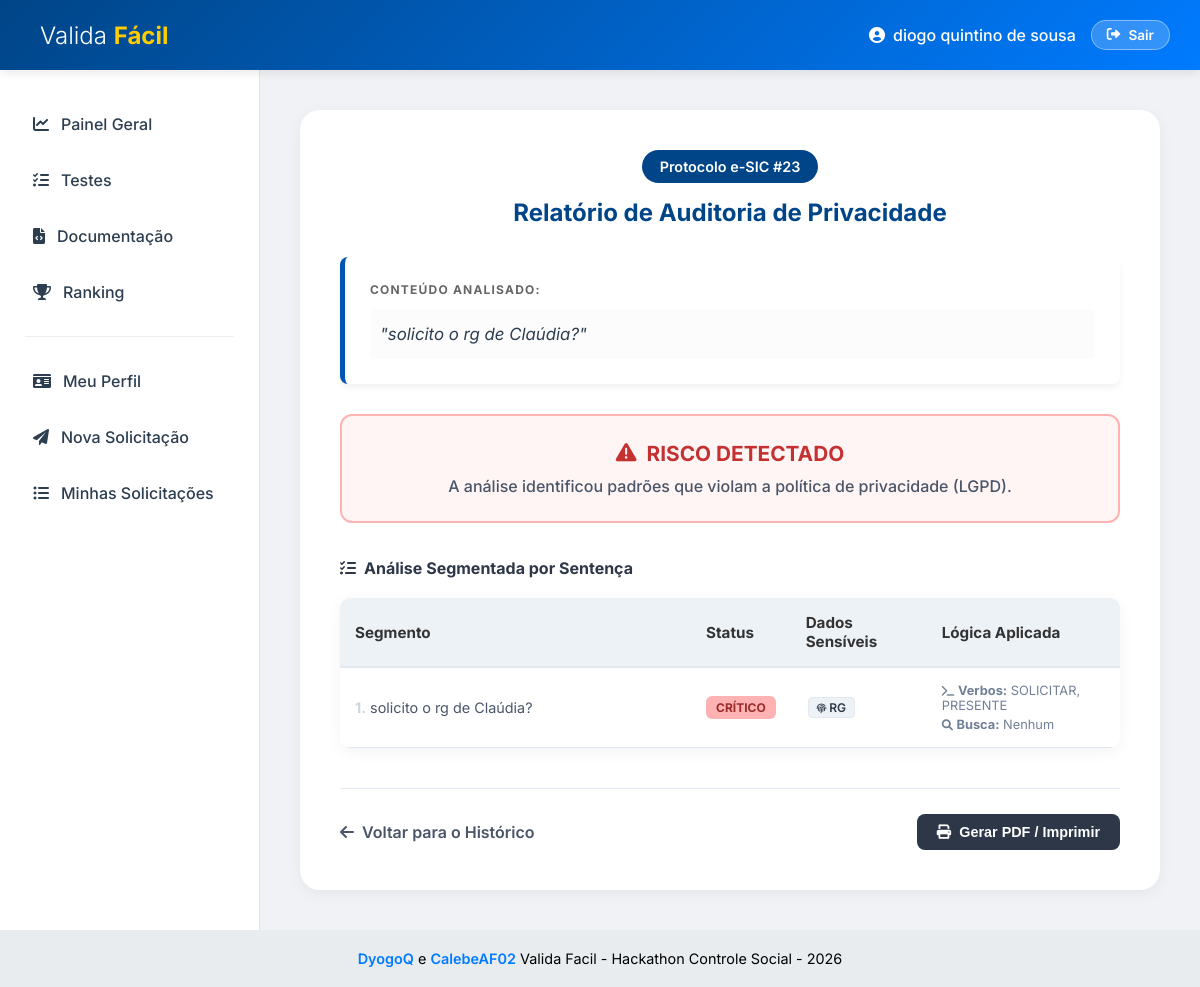
Screenshot of /detalhes_solicitacao/23 (signed in) with the database file from the repository.
### tables this page shows
CREATE TABLE solicitacoes
    (
        id
        INTEGER
        PRIMARY
        KEY
        AUTOINCREMENT,
        usuario_id
        INTEGER
        NOT
        NULL,
        texto
        TEXT
        NOT
        NULL,
        data_envio
        TIMESTAMP
        DEFAULT
        CURRENT_TIMESTAMP,
        FOREIGN
        KEY
                       (
        usuario_id
                       ) REFERENCES usuarios
                       (
                           id
                       ) );

### src/paginas/real/solicitacao.py (the view)
@solicitacao_bp.route("/detalhes_solicitacao/<int:solicitacao_id>")
@login_required
def detalhes_solicitacao(solicitacao_id):
    conn = sqlite3.connect(obter_caminho_banco())
    cursor = conn.cursor()
    cursor.execute("""
                   SELECT texto, data_envio
                   FROM solicitacoes
                   WHERE id = ?
                     AND usuario_id = ?
                   """, (solicitacao_id, session["user_id"]))
    resultado_db = cursor.fetchone()
    conn.close()
    if not resultado_db:
        flash("Solicitação não encontrada.", "error")
        return redirect(url_for("solicitacao.ver_solicitacoes"))
    texto_solicitacao = resultado_db[0]
    from src.utils.carregador import processar_index
    analise = processar_index(texto_solicitacao)
    return render_template(
        "real/pagina_detalhes_analise.html",
        id=solicitacao_id,
        texto=texto_solicitacao,
        resposta=analise
    )

### src/paginas/real/auth.py (called while the page is built)
def login_required(f):
    @wraps(f)
    def decorated_function(*args, **kwargs):
        if "user_id" not in session:  # Use 'user_id' aqui
            flash("Você precisa estar logado para acessar o perfil.", "error")
            return redirect(url_for("auth.login"))
        return f(*args, **kwargs)
    return decorated_function

### src/utils/banco.py (called while the page is built)
def obter_caminho_banco() -> str:
    base_dir = os.path.abspath(os.path.join(os.path.dirname(__file__), "..", ".."))
    dados_dir = os.path.join(base_dir, "dados")
    os.makedirs(dados_dir, exist_ok=True)
    return os.path.join(dados_dir, "banco.db")

def registrar_palavra_proibida(palavra: str) -> None:
    db_path = obter_caminho_banco()
    with sqlite3.connect(db_path) as conn:
        cursor = conn.cursor()
        cursor.execute("""
            SELECT quantidade FROM palavras_proibidas_mais_buscadas WHERE palavra = ?
        """, (palavra,))
        row = cursor.fetchone()
        if row:
            nova_qtd = row[0] + 1
            cursor.execute("""
                UPDATE palavras_proibidas_mais_buscadas
                SET quantidade = ?
                WHERE palavra = ?
            """, (nova_qtd, palavra))
        else:
            cursor.execute("""
                INSERT INTO palavras_proibidas_mais_buscadas (palavra, quantidade)
                VALUES (?, ?)
            """, (palavra, 1))
        conn.commit()

### src/utils/texto.py (called while the page is built)
def normalizar_ao_retirar_acentuacao_e_cedilha(texto: str) -> str:
    nfkd = unicodedata.normalize("NFKD", texto)
    sem_acento = "".join([c for c in nfkd if not unicodedata.combining(c)])
    sem_acento = sem_acento.replace("ç", "c").replace("Ç", "C")
    return sem_acento.upper()

def limpar_texto(texto: str) -> str:
    apenas_letras_numeros = re.sub(r'[^A-Za-z0-9 ]+', '', texto)
    return apenas_letras_numeros.upper()

### templates/real/pagina_detalhes_analise.html (shortened to what this page needs)
{% extends "base.html" %}
{% block main %}
<section class="content">
    <div style="text-align:center; margin-bottom:30px;">
        <span class="badge" style="background-color: var(--primary); color: white; padding: 8px 18px; border-radius: 20px; font-size: 0.9rem; font-weight: 600;">
            Protocolo e-SIC #{{ id }}
        </span>
        <h2 style="color: var(--primary); font-weight: 700; margin-top: 15px;">Relatório de Auditoria de Privacidade</h2>
    </div>
    <div class="card-analise" style="background-color: #fff; border-left: 5px solid #0056b3; padding: 25px; margin-bottom: 30px; border-radius: 8px; box-shadow: 0 4px 6px rgba(0,0,0,0.05);">
        <h4 style="margin-bottom: 12px; color: #666; font-size: 0.75rem; text-transform: uppercase; letter-spacing: 1.2px; font-weight: 700;">Conteúdo Analisado:</h4>
        <p style="font-style: italic; font-size: 1.05rem; line-height: 1.8; color: #2c3e50; background: #fcfcfc; padding: 10px; border-radius: 4px;">
            "{{ texto }}"
        </p>
    </div>
    {% if resposta %}
        <div style="padding: 25px; border-radius: 12px; text-align: center; margin-bottom: 35px;
             background-color: {% if resposta.STATUS == 'True' %}#fff5f5{% else %}#f0fff4{% endif %};
             border: 2px solid {% if resposta.STATUS == 'True' %}#feb2b2{% else %}#9ae6b4{% endif %};">
            <h3 style="margin: 0; color: {% if resposta.STATUS == 'True' %}#c53030{% else %}#22543d{% endif %}; font-size: 1.3rem; display: flex; align-items: center; justify-content: center; gap: 10px;">
                {% if resposta.STATUS == 'True' %}
                    <i class="fas fa-exclamation-triangle"></i> RISCO DETECTADO
                {% else %}
                    <i class="fas fa-shield-check"></i> CONTEÚDO SEGURO
                {% endif %}
            </h3>
            <p style="margin-top: 10px; color: #4a5568; font-weight: 500; font-size: 1rem;">
                {% if resposta.STATUS == 'True' %}
                    A análise identificou padrões que violam a política de privacidade (LGPD).
                {% else %}
                    Esta solicitação está em conformidade com as normas de transparência ativa.
                {% endif %}
            </p>
        </div>
        <h4 style="margin-bottom: 20px; font-weight: 700; color: #2d3748; display: flex; align-items: center; gap: 8px;">
            <i class="fas fa-list-check"></i> Análise Segmentada por Sentença
        </h4>
        <div style="overflow-x: auto; background: white; border-radius: 10px; box-shadow: var(--shadow);">
            <table class="table" style="width: 100%; border-collapse: collapse; min-width: 600px;">
                <thead>
                    <tr style="background-color: #edf2f7; text-align: left;">
                        <th style="padding: 15px; border-bottom: 2px solid #e2e8f0; width: 45%;">Segmento</th>
                        <th style="padding: 15px; border-bottom: 2px solid #e2e8f0;">Status</th>
                        <th style="padding: 15px; border-bottom: 2px solid #e2e8f0;">Dados Sensíveis</th>
                        <th style="padding: 15px; border-bottom: 2px solid #e2e8f0;">Lógica Aplicada</th>
                    </tr>
                </thead>
                <tbody>
                    {% for linha in resposta.linhas %}
                        <tr style="border-bottom: 1px solid #edf2f7;">
                            <td style="padding: 15px; color: #4a5568; font-size: 0.9rem; line-height: 1.5;">
                                <strong style="color: #cbd5e0;">{{ loop.index }}.</strong> {{ linha.texto }}
                            </td>
                            <td style="padding: 15px;">
                                {% if linha.status == "True" %}
                                    <span class="badge badge-danger" style="background: #feb2b2; color: #9b2c2c; padding: 4px 10px; border-radius: 6px; font-weight: bold; font-size: 0.75rem;">CRÍTICO</span>
                                {% else %}
                                    <span class="badge badge-success" style="background: #c6f6d5; color: #22543d; padding: 4px 10px; border-radius: 6px; font-weight: bold; font-size: 0.75rem;">SEGURO</span>
                                {% endif %}
                            </td>
                            <td style="padding: 15px;">
                                {% if linha.encontrados %}
                                    {% for dado in linha.encontrados %}
                                        <span style="display: inline-block; background: #edf2f7; color: #2d3748; padding: 2px 8px; border-radius: 4px; font-size: 0.75rem; margin: 2px; border: 1px solid #e2e8f0; font-weight: 600;">
                                            <i class="fas fa-fingerprint" style="font-size: 0.6rem;"></i> {{ dado }}
                                        </span>
                                    {% endfor %}
                                {% else %}
                                    <span style="color: #a0aec0; font-size: 0.8rem; font-style: italic;">Nenhum risco</span>
                                {% endif %}
                            </td>
                            <td style="padding: 15px; font-size: 0.8rem; color: #718096;">
                                <div style="margin-bottom: 4px;"><i class="fas fa-terminal" style="font-size: 0.7rem;"></i> <strong>Verbos:</strong> {{ linha.verbos | join(', ') if linha.verbos else 'Nenhum' }}</div>
                                <div><i class="fas fa-search" style="font-size: 0.7rem;"></i> <strong>Busca:</strong> {{ linha.interrogativas | join(', ') if linha.interrogativas else 'Nenhum' }}</div>
                            </td>
                        </tr>
                    {% endfor %}
                </tbody>
            </table>
        </div>
    {% endif %}
    <div style="margin-top: 40px; display: flex; justify-content: space-between; align-items: center; border-top: 1px solid #e2e8f0; padding-top: 25px;">
        <a href="{{ url_for('solicitacao.ver_solicitacoes') }}" class="btn-ghost" style="color: #4a5568; text-decoration: none; font-weight: 600; display: flex; align-items: center; gap: 8px;">
            <i class="fas fa-arrow-left"></i> Voltar para o Histórico
        </a>
        <button onclick="window.print()" class="btn-primary" style="background: #2d3748; color: white; border: none; padding: 10px 20px; border-radius: 8px; cursor: pointer; display: flex; align-items: center; gap: 8px; font-weight: 600;">
            <i class="fas fa-print"></i> Gerar PDF / Imprimir
        </button>
    </div>
</section>
{% endblock %}

### static/css/style.css (style rules this page uses)
:root { --primary: #004587; --secondary: #007bff; --success: #2ecc71; --danger: #e74c3c; --warning: #f1c40f; --bg-body: #f0f2f5; --sidebar-bg: #ffffff; --text-main: #2c3e50; --text-muted: #7f8c8d; --shadow: 0 4px 15px rgba(0, 0, 0, 0.05); --transition: all 0.3s cubic-bezier(0.25, 0.8, 0.25, 1); }
* { margin: 0; padding: 0; box-sizing: border-box; }
body { font-family: 'Inter', sans-serif; background-color: var(--bg-body); color: var(--text-main); overflow-x: hidden; }
.btn-logout, .btn-login, .btn-primary { padding: 10px 20px; border-radius: 25px; text-decoration: none; font-weight: 600; font-size: 0.9rem; transition: var(--transition); border: none; cursor: pointer; display: inline-flex; align-items: center; gap: 8px; }
.btn-primary { background: var(--secondary); color: white; }
.table { width: 100%; border-collapse: collapse; font-size: 0.95rem; background-color: #fff; border-radius: 8px; overflow: hidden; box-shadow: 0 2px 6px rgba(0, 0, 0, 0.05); }
.table thead { background-color: #f8f9fa; color: #333; font-weight: 600; }
.table th, .table td { padding: 14px 16px; text-align: left; border-bottom: 1px solid #e2e8f0; }
.badge { padding: 4px 10px; border-radius: 6px; font-size: 0.75rem; font-weight: 600; display: inline-block; }
.badge-danger { background-color: #feb2b2; color: #9b2c2c; }

### rows the page displays
solicitacoes: texto "solicito o rg de Claúdia?", encontrados "RG", verbos "SOLICITAR, PRESENTE", interrogativas "Nenhum"

### other values shown
{{ session.get('user_name', 'Usuário') }} "diogo quintino de sousa"
{{ id }} "23"
